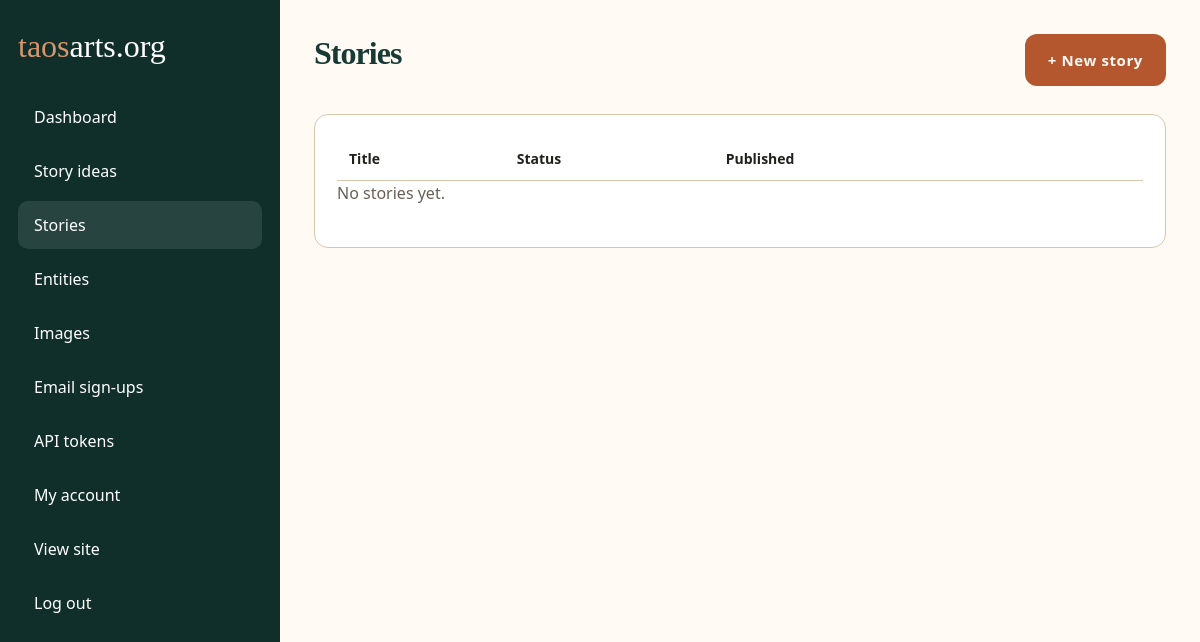
Page /admin/stories.php (signed in) on the earlier database version.
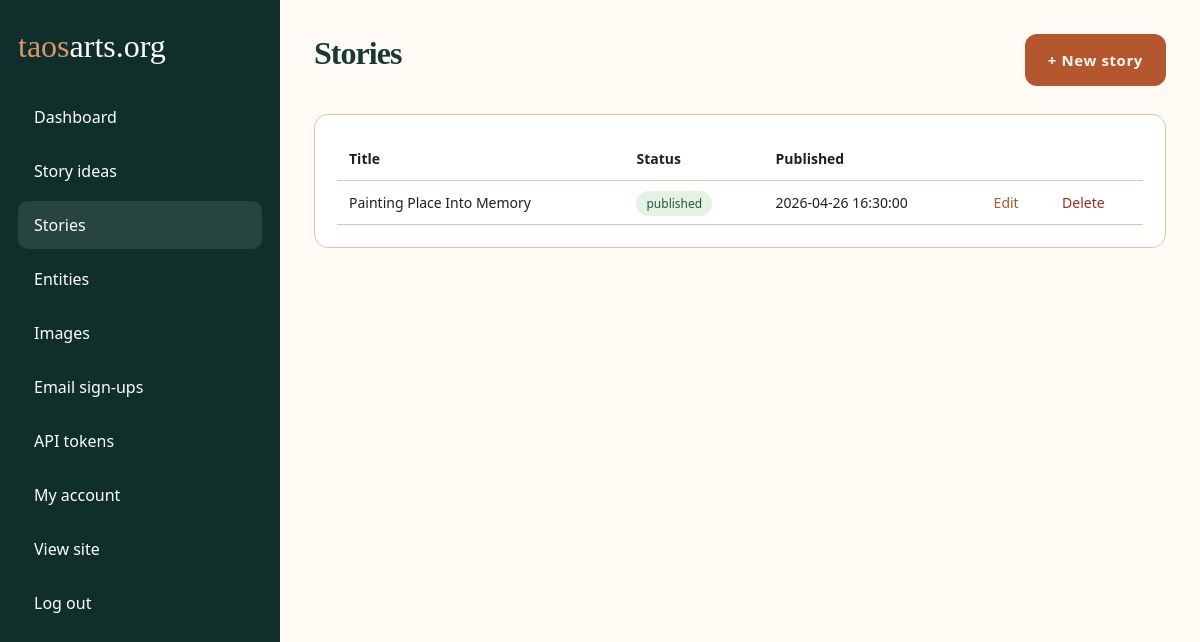
Same page on the later database version.
### tables this page shows
CREATE TABLE stories (
  id INT AUTO_INCREMENT PRIMARY KEY,
  title VARCHAR(190) NOT NULL,
  slug VARCHAR(190) NOT NULL UNIQUE,
  artist_name VARCHAR(190) NULL,
  excerpt TEXT NULL,
  body MEDIUMTEXT NULL,
  featured_image VARCHAR(255) NULL,
  status ENUM('draft','published') NOT NULL DEFAULT 'draft',
  published_at DATETIME NULL,
  created_at TIMESTAMP DEFAULT CURRENT_TIMESTAMP,
  updated_at TIMESTAMP DEFAULT CURRENT_TIMESTAMP ON UPDATE CURRENT_TIMESTAMP
);

### includes/functions.php (called while the page is built, shortened)
<?php
function h($value): string { return htmlspecialchars((string)$value, ENT_QUOTES, 'UTF-8'); }
    ?>

### admin/stories.php (the view, shortened to what this page needs)
<?php
require_once __DIR__ . '/_layout.php';
$pdo = db();
$rows = $pdo->query('SELECT * FROM stories ORDER BY created_at DESC')->fetchAll();
?>
<div class="topbar"><h1>Stories</h1><a class="btn" href="editor.php">+ New story</a></div>
<section class="panel">
  <table class="table">
    <tr><th>Title</th><th>Status</th><th>Published</th><th></th><th></th></tr>
    <?php foreach ($rows as $r): ?>
    <?php
      $confirmMsg = $r['status'] === 'published'
        ? "Delete \"{$r['title']}\"? It's live on the site — deleting it removes it immediately. This can't be undone."
        : "Delete \"{$r['title']}\"? This can't be undone.";
    ?>
    <tr>
      <td><?= h($r['title']) ?></td>
      <td><span class="pill"><?= h($r['status']) ?></span></td>
      <td><?= h($r['published_at'] ?: '—') ?></td>
      <td><a href="editor.php?id=<?= (int)$r['id'] ?>">Edit</a></td>
      <td>
        <form method="post" onsubmit="return confirm(<?= h(json_encode($confirmMsg)) ?>);" style="display:inline">
          <button class="link-btn">Delete</button>
        </form>
      </td>
    </tr>
    <?php endforeach; ?>
  </table>
  <?php if (!$rows): ?><p style="color:#685f54">No stories yet.</p><?php endif; ?>
</section>
<?php require __DIR__ . '/_footer.php'; ?>

Differences in the rows shown:
added stories: title "Painting Place Into Memory", status "published", published_at "2026-04-26 16:30:00"
Other differences:
text no longer shown: "No stories yet."
